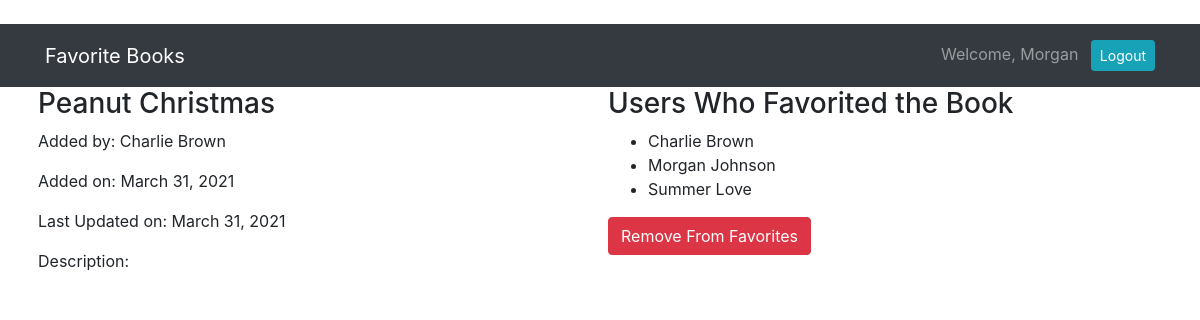
The page /books/1 (signed in) on the database its author committed.
### book_app/models.py (models this page shows)
class User(models.Model):
    first_name = models.CharField(max_length=255)
    last_name = models.CharField(max_length=255)
    email = models.EmailField(max_length=255)
    password = models.CharField(max_length=255)
    created_at = models.DateField(auto_now_add=True)
    updated_at = models.DateField(auto_now=True)
    objects = UserManager()

class Book(models.Model):
    title = models.CharField(max_length=255)
    description = models.CharField(max_length=255)
    creator = models.ForeignKey(User, related_name="has_created_books", on_delete=models.CASCADE)
    favorited_by = models.ManyToManyField(User, related_name="favorited_books")
    created_at = models.DateField(auto_now_add=True)
    updated_at = models.DateField(auto_now=True)
    objects = BookManager()

### book_app/views.py (the view)
# urls.py: path("books/<int:book_id>", views.show_one),
def show_one(request, book_id):
    context = {
        'book': Book.objects.get(id=book_id),
        'current_user': User.objects.get(id=request.session['user_id'])
    }
    return render(request, "show_one.html", context)

### book_app/templates/show_one.html (shortened to what this page needs)
<!DOCTYPE html>
<html lang="en">
<head>
    {% load static %}
    <link rel="stylesheet" href="{% static 'css/style.css' %}">
    <link rel="stylesheet" href="https://stackpath.bootstrapcdn.com/bootstrap/4.3.1/css/bootstrap.min.css"
>
</head>
<body>
    <nav class="navbar navbar-expand-lg navbar-dark bg-dark">
        <div class="container">
            <a class="navbar-brand" href="/books">Favorite Books</a>
            <div class="collapse navbar-collapse" id="navbarText">
                <span class="navbar-text">
                    Welcome, {{request.session.greeting}} <a href="/logout" role="button" class="btn btn-sm btn-info ml-2 text-white">Logout</a>
                </span>
            </div>
        </div>
    </nav>
    <div class="container">
        <div class="row">
            <div class="col-6 px-2">
                <h3>{{book.title}}</h3>
                <p>Added by: {{book.creator.first_name}} {{book.creator.last_name}}</p>
                <p>Added on: {{book.created_at}}</p>
                <p>Last Updated on: {{book.updated_at}}</p>
                {% if book.creator.id != request.session.user_id %}
                <p>Description: {{book.description}}</p>
                {% endif %}
            </div>
            <div class="col-6 px-2">
                <h3>Users Who Favorited the Book</h3>
                <ul>
                    {% for fav in book.favorited_by.all %}
                    <li>{{fav.first_name}} {{fav.last_name}}</li>
                    {% endfor %}
                </ul>
                {% if current_user in book.favorited_by.all %}
                <a href="/unfavorite/{{book.id}}" role="button" class="btn btn-danger">Remove From Favorites</a>
                {% else %}
                <a href="/favorite/{{book.id}}" role="button" class="btn btn-warning">Add to Favorites</a>
                {% endif %}
            </div>
        </div>
    </div>
</body>
</html>

### rows shown on the page
User: session.greeting "Morgan", first_name "Morgan", last_name "Johnson"
Book: title "Peanut Christmas", creator.first_name "Charlie", creator.last_name "Brown", created_at "March 31, 2021", updated_at "March 31, 2021"
User: first_name "Charlie", last_name "Brown"
User: first_name "Summer", last_name "Love"
